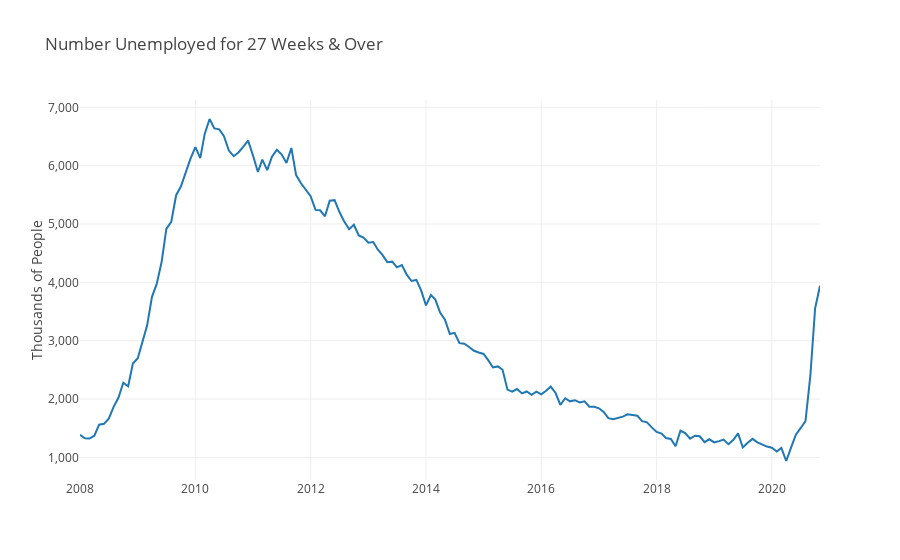

The notebook cell this image was saved under:
### Code cell
df = pdr.get_data_fred(['UEMP27OV'], start=dt.datetime(2008,1,1), end=end)

fig6 = go.Figure()

fig6.add_trace(go.Scatter(x=df.index, y=df['UEMP27OV'], name='Long Term Unemployed'))

fig6.update_layout(template='none', 
                   title='Number Unemployed for 27 Weeks & Over', 
                   title_x=0.05, 
                   height=600, 
                   autosize=True,
                   legend=dict(
                       orientation="h",
                       yanchor="bottom",
                       y=1.02,
                       xanchor="right",
                       x=1))

fig6.update_yaxes(title_text="Thousands of People",tickformat=",")

### Figure 1 — Plotly figure (JSON) as saved in the notebook; plotly's stock layout.template omitted (floating-point values rounded to 4 significant figures; data arrays with more than 128 entries replaced by an {"elided": "..."} marker saying what was removed)
{"data": [{"name": "Long Term Unemployed", "type": "scatter", "x": {"elided": "155 str values"}, "y": {"elided": "155 int values"}}], "layout": {"autosize": true, "legend": {"orientation": "h", "x": 1, "xanchor": "right", "y": 1.02, "yanchor": "bottom"}, "title": {"text": "Number Unemployed for 27 Weeks & Over", "x": 0.05}, "xaxis": {"autorange": true, "range": ["2008-01-01", "2020-11-01"], "type": "date"}, "yaxis": {"autorange": true, "range": [613.4, 7126.0], "tickformat": ",", "title": {"text": "Thousands of People"}, "type": "linear"}}}
